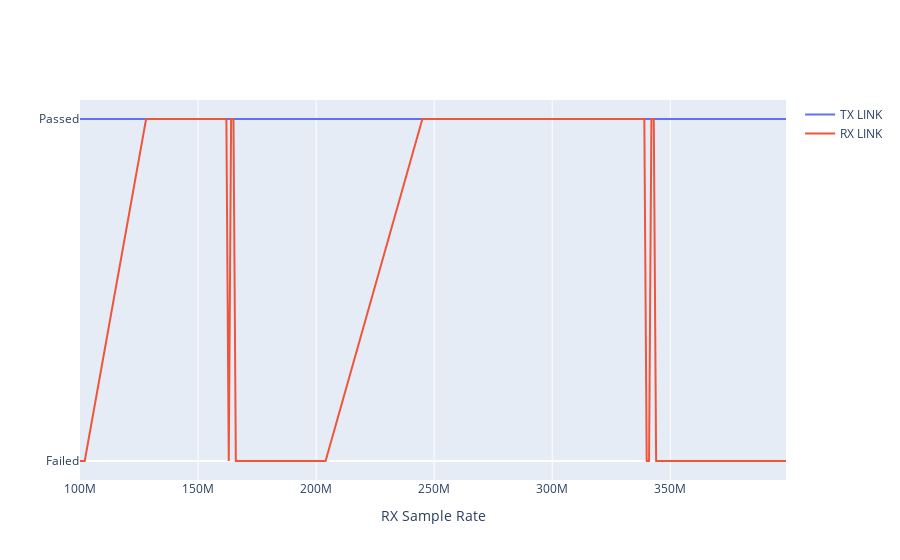

Notebook source saved alongside this figure:
### Code cell
trace0 = Scatter(
  x=results_tx['rx_sample_rate'],
  y=results_tx['passed'],
  name='TX LINK'
)
trace1 = Scatter(
  x=results_rx['rx_sample_rate'],
  y=results_rx['passed'],
  name='RX LINK'
)
fig = go.Figure()
fig.add_trace(trace0)
fig.add_trace(trace1)
fig.update_layout(
    yaxis = dict(
        tickmode = 'array',
        tickvals = [0,1],
        ticktext = ['Failed','Passed']
    ),
    xaxis = dict(title='RX Sample Rate')
)
iplot(fig)

### Figure 1 — Plotly figure (JSON) as saved in the notebook; plotly's stock layout.template omitted (floating-point values rounded to 4 significant figures; data arrays with more than 128 entries replaced by an {"elided": "..."} marker saying what was removed)
{"data": [{"name": "TX LINK", "type": "scatter", "x": {"elided": "201 int values"}, "y": {"elided": "201 int values"}}, {"name": "RX LINK", "type": "scatter", "x": {"elided": "201 int values"}, "y": {"elided": "201 int values"}}], "layout": {"xaxis": {"title": {"text": "RX Sample Rate"}}, "yaxis": {"tickmode": "array", "ticktext": ["Failed", "Passed"], "tickvals": [0, 1]}}}
